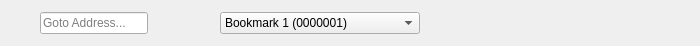
<?xml version="1.0" encoding="UTF-8"?>
<ui version="4.0">
 <class>GotoDialog</class>
 <widget class="QWidget" name="GotoDialog">
  <property name="geometry">
   <rect>
    <x>0</x>
    <y>0</y>
    <width>700</width>
    <height>46</height>
   </rect>
  </property>
  <property name="windowTitle">
   <string>Goto</string>
  </property>
  <layout class="QVBoxLayout" name="verticalLayout">
   <property name="spacing">
    <number>0</number>
   </property>
   <property name="leftMargin">
    <number>0</number>
   </property>
   <property name="topMargin">
    <number>0</number>
   </property>
   <property name="rightMargin">
    <number>0</number>
   </property>
   <property name="bottomMargin">
    <number>0</number>
   </property>
   <item>
    <layout class="QHBoxLayout" name="horizontalLayout">
     <property name="spacing">
      <number>6</number>
     </property>
     <property name="leftMargin">
      <number>6</number>
     </property>
     <property name="topMargin">
      <number>4</number>
     </property>
     <property name="rightMargin">
      <number>6</number>
     </property>
     <property name="bottomMargin">
      <number>4</number>
     </property>
     <item>
      <widget class="QToolButton" name="btnGotoOptions">
       <property name="minimumSize">
        <size>
         <width>28</width>
         <height>28</height>
        </size>
       </property>
       <property name="maximumSize">
        <size>
         <width>28</width>
         <height>28</height>
        </size>
       </property>
       <property name="focusPolicy">
        <enum>Qt::FocusPolicy::TabFocus</enum>
       </property>
       <property name="toolTip">
        <string>Goto options</string>
       </property>
       <property name="text">
        <string/>
       </property>
       <property name="icon">
        <iconset theme="permissions"/>
       </property>
       <property name="popupMode">
        <enum>QToolButton::ToolButtonPopupMode::InstantPopup</enum>
       </property>
       <property name="autoRaise">
        <bool>true</bool>
       </property>
       <property name="iconThemeName" stdset="0">
        <string>permissions</string>
       </property>
      </widget>
     </item>
     <item>
      <widget class="QLineEdit" name="editOffset">
       <property name="sizePolicy">
        <sizepolicy hsizetype="Preferred" vsizetype="Fixed">
         <horstretch>0</horstretch>
         <verstretch>0</verstretch>
        </sizepolicy>
       </property>
       <property name="toolTip">
        <string>File address</string>
       </property>
       <property name="text">
        <string/>
       </property>
       <property name="placeholderText">
        <string>Goto Address...</string>
       </property>
      </widget>
     </item>
     <item>
      <spacer name="horizontalSpacer_2">
       <property name="orientation">
        <enum>Qt::Orientation::Horizontal</enum>
       </property>
       <property name="sizeType">
        <enum>QSizePolicy::Policy::Fixed</enum>
       </property>
       <property name="sizeHint" stdset="0">
        <size>
         <width>32</width>
         <height>0</height>
        </size>
       </property>
      </spacer>
     </item>
     <item>
      <widget class="QToolButton" name="btnBookmark">
       <property name="minimumSize">
        <size>
         <width>28</width>
         <height>28</height>
        </size>
       </property>
       <property name="maximumSize">
        <size>
         <width>28</width>
         <height>28</height>
        </size>
       </property>
       <property name="focusPolicy">
        <enum>Qt::FocusPolicy::NoFocus</enum>
       </property>
       <property name="text">
        <string/>
       </property>
       <property name="icon">
        <iconset theme="user-bookmarks-symbolic"/>
       </property>
       <property name="autoRaise">
        <bool>true</bool>
       </property>
       <property name="iconThemeName" stdset="0">
        <string>user-bookmarks-symbolic</string>
       </property>
      </widget>
     </item>
     <item>
      <widget class="QComboBox" name="comboBookmarks">
       <property name="minimumSize">
        <size>
         <width>200</width>
         <height>0</height>
        </size>
       </property>
       <property name="focusPolicy">
        <enum>Qt::FocusPolicy::TabFocus</enum>
       </property>
       <property name="toolTip">
        <string>Bookmarks</string>
       </property>
       <property name="sizeAdjustPolicy">
        <enum>QComboBox::SizeAdjustPolicy::AdjustToContentsOnFirstShow</enum>
       </property>
       <item>
        <property name="text">
         <string>Bookmark 1 (0000001)</string>
        </property>
       </item>
       <item>
        <property name="text">
         <string>Bookmark 2</string>
        </property>
       </item>
      </widget>
     </item>
     <item>
      <spacer name="horizontalSpacer">
       <property name="orientation">
        <enum>Qt::Orientation::Horizontal</enum>
       </property>
       <property name="sizeHint" stdset="0">
        <size>
         <width>0</width>
         <height>0</height>
        </size>
       </property>
      </spacer>
     </item>
     <item>
      <widget class="QToolButton" name="btnClose">
       <property name="minimumSize">
        <size>
         <width>28</width>
         <height>28</height>
        </size>
       </property>
       <property name="maximumSize">
        <size>
         <width>28</width>
         <height>28</height>
        </size>
       </property>
       <property name="focusPolicy">
        <enum>Qt::FocusPolicy::NoFocus</enum>
       </property>
       <property name="toolTip">
        <string>Close</string>
       </property>
       <property name="text">
        <string/>
       </property>
       <property name="icon">
        <iconset theme="window-close-symbolic"/>
       </property>
       <property name="autoRaise">
        <bool>true</bool>
       </property>
       <property name="iconThemeName" stdset="0">
        <string>window-close-symbolic</string>
       </property>
      </widget>
     </item>
    </layout>
   </item>
  </layout>
 </widget>
 <resources/>
 <connections/>
</ui>
